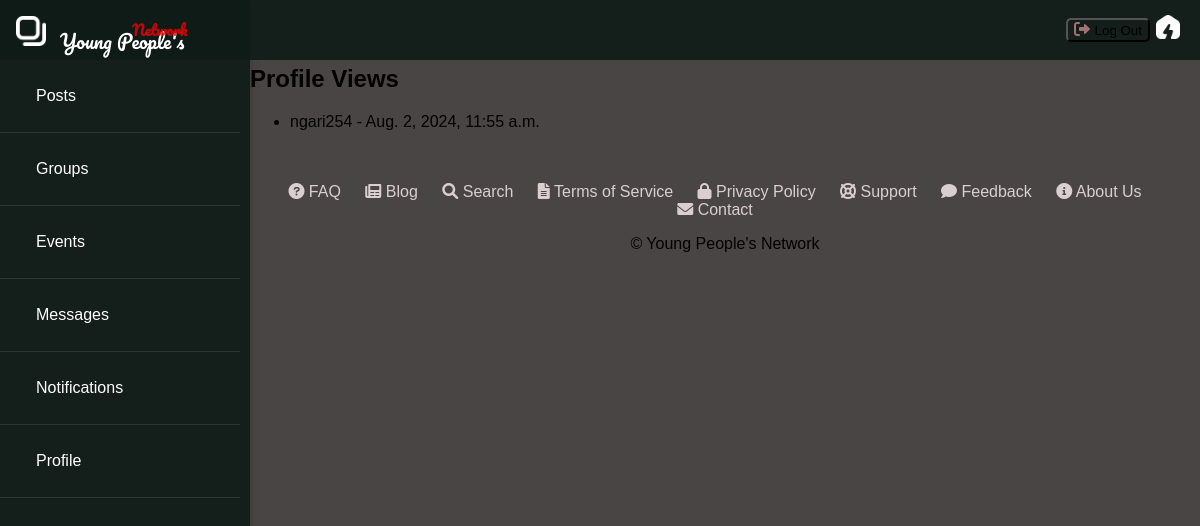
Page /profile/profile-views/ (signed in) on the committed database.
### apps/profile/models.py (models this page shows, shortened)
class ProfileView(models.Model):
    profile = models.ForeignKey(Profile, related_name='profile_views', on_delete=models.CASCADE)
    viewed_by = models.ForeignKey(settings.AUTH_USER_MODEL, related_name='viewed_profiles', on_delete=models.CASCADE)
    timestamp = models.DateTimeField(default=timezone.now)

### apps/users/models.py (models this page shows, shortened)
class CustomUser(AbstractBaseUser, PermissionsMixin):
    email = models.EmailField(unique=True)
    username = models.CharField(max_length=255, unique=True)
    first_name = models.CharField(max_length=30)
    last_name = models.CharField(max_length=30)
    is_active = models.BooleanField(default=True)
    is_staff = models.BooleanField(default=False)
    date_joined = models.DateTimeField(default=timezone.now)
    groups = models.ManyToManyField(Group, related_name='customuser_set', blank=True)
    user_permissions = models.ManyToManyField(Permission, related_name='customuser_set', blank=True)
    objects = CustomUserManager()
    USERNAME_FIELD = 'email'
    REQUIRED_FIELDS = ['username', 'first_name', 'last_name']

### apps/profile/views.py (the view)
# urls.py: path('profile-views/', profile_views_view, name='profile_views'),
@login_required
def profile_views_view(request):
    profile_views = ProfileView.objects.filter(profile=request.user.profile).order_by('-timestamp')
    return render(request, 'profiles/profile_views.html', {'profile_views': profile_views})

### apps/profile/templates/profiles/profile_views.html
{% extends "base.html" %}
{% block content %}
<div class="profile-views">
    <h2>Profile Views</h2>
    <ul>
        {% for view in profile_views %}
        <li>{{ view.viewed_by.username }} - {{ view.timestamp }}</li>
        {% endfor %}
    </ul>
</div>
{% endblock %}

### config/static/css/styles.css (style rules this page uses)
body { background: rgba(54, 48, 48, 0.897); background-size: cover; background-repeat: no-repeat; background-attachment: fixed; margin: 0; padding: 0; font-family: 'Arial', sans-serif; }

### rows in the picture
ProfileView: viewed_by.username "ngari254", timestamp "Aug. 2, 2024, 11:55 a.m."
